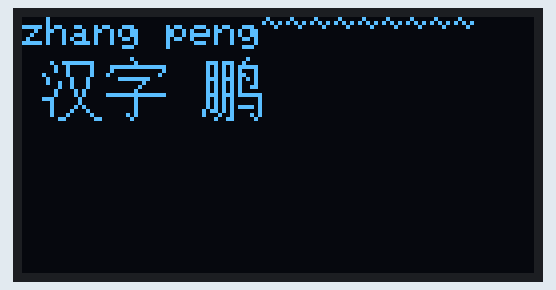
This sketch was run on a simulated Arduino Uno, built with avr-gcc and run on an emulated ATmega328P. Parts: 128×64 one-colour display. At 5.8 s the program stops and its outputs stay as they are.

Above: at 0.1 s.
At 1.51 s:
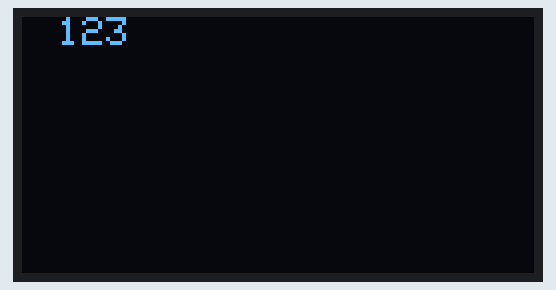
At 2.21 s:
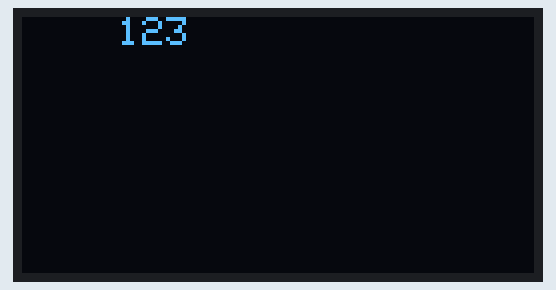
At 2.95 s:
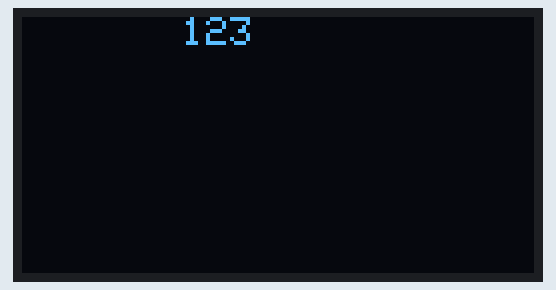
At 4.39 s:
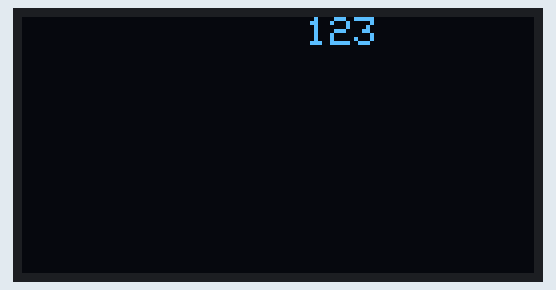
At 5.8 s:
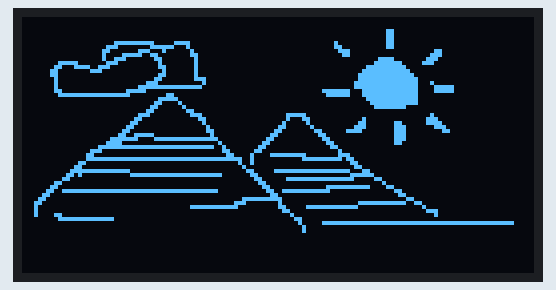

The sketch:

OLED.ino
```cpp
#include <SPI.h>
#include <Wire.h>
#include <Adafruit_GFX.h>
#include <Adafruit_SSD1306.h>

static const unsigned char PROGMEM str1[] =
{0x00,0x00,0x27,0xF8,0x12,0x08,0x12,0x08,0x82,0x08,0x41,0x10,0x49,0x10,0x09,0x10,
0x10,0xA0,0x10,0xA0,0xE0,0x40,0x20,0x40,0x20,0xA0,0x21,0x10,0x22,0x08,0x0C,0x06};/*汉*/
static const unsigned char PROGMEM str2[] =
{0x02,0x00,0x01,0x00,0x7F,0xFE,0x40,0x02,0x80,0x04,0x1F,0xE0,0x00,0x40,0x00,0x80,
0x01,0x00,0xFF,0xFE,0x01,0x00,0x01,0x00,0x01,0x00,0x01,0x00,0x05,0x00,0x02,0x00};/*"字",1*/
static const unsigned char PROGMEM str3[] =
{0x00,0x10,0x77,0x20,0x55,0x7C,0x55,0x44,0x55,0x64,0x77,0x54,0x55,0x44,0x55,0x4C,
0x55,0x40,0x77,0x7E,0x55,0x02,0x55,0x02,0x55,0x7A,0xB5,0x02,0x89,0x0A,0x13,0x04,};


static const unsigned char PROGMEM logo[] =
{
    0x00,0x00,0x00,0x00,0x00,0x00,0x00,0x00,0x00,0x00,0x00,0x00,0x00,0x00,0x00,0x00,
    0x00,0x00,0x00,0x00,0x00,0x00,0x00,0x00,0x00,0x00,0x00,0x00,0x00,0x00,0x00,0x00,
    0x00,0x00,0x00,0x00,0x00,0x00,0x00,0x00,0x00,0x00,0x00,0x00,0x00,0x00,0x00,0x00,
    0x00,0x00,0x00,0x00,0x00,0x00,0x00,0x00,0x00,0x00,0x00,0x18,0x00,0x00,0x00,0x00,
    0x00,0x00,0x00,0x00,0x00,0x00,0x00,0x00,0x00,0x00,0x00,0x18,0x00,0x00,0x00,0x00,
    0x00,0x00,0x00,0x00,0x00,0x00,0x00,0x00,0x00,0x00,0x00,0x18,0x00,0x00,0x00,0x00,
    0x00,0x00,0x01,0xFF,0x83,0xC0,0x00,0x00,0x00,0x02,0x00,0x18,0x00,0x00,0x00,0x00,
    0x00,0x00,0x07,0x00,0xFC,0x40,0x00,0x00,0x00,0x03,0x00,0x18,0x00,0x00,0x00,0x00,
    0x00,0x00,0x0C,0x07,0x10,0x20,0x00,0x00,0x00,0x01,0xC0,0x00,0x01,0x80,0x00,0x00,
    0x00,0x00,0x08,0x7C,0xC0,0x30,0x00,0x00,0x00,0x00,0xC0,0x00,0x03,0x80,0x00,0x00,
    0x00,0x00,0x09,0xC0,0x60,0x10,0x00,0x00,0x00,0x00,0x00,0x78,0x07,0x00,0x00,0x00,
    0x00,0x7C,0x07,0x00,0x20,0x10,0x00,0x00,0x00,0x00,0x00,0xFE,0x0E,0x00,0x00,0x00,
    0x00,0xC7,0x9C,0x00,0x30,0x10,0x00,0x00,0x00,0x00,0x03,0xFF,0x00,0x00,0x00,0x00,
    0x01,0x80,0x70,0x00,0x10,0x10,0x00,0x00,0x00,0x00,0x07,0xFF,0x80,0x00,0x00,0x00,
    0x01,0x80,0x00,0x00,0x30,0x10,0x00,0x00,0x00,0x00,0x0F,0xFF,0xC0,0x00,0x00,0x00,
    0x00,0x80,0x00,0x00,0x60,0x1C,0x00,0x00,0x00,0x00,0x0F,0xFF,0xE0,0x00,0x00,0x00,
    0x00,0x80,0x00,0x01,0xC0,0x04,0x00,0x00,0x00,0x00,0x1F,0xFF,0xE2,0x00,0x00,0x00,
    0x00,0x80,0x00,0x07,0xFF,0xF8,0x00,0x00,0x00,0x00,0x1F,0xFF,0xE1,0xF0,0x00,0x00,
    0x00,0xC0,0x00,0x3E,0x00,0x00,0x00,0x00,0x00,0x1F,0xC7,0xFF,0xE1,0xF0,0x00,0x00,
    0x00,0x7F,0xFF,0xE0,0x0C,0x00,0x00,0x00,0x00,0x0F,0xC7,0xFF,0xE0,0x00,0x00,0x00,
    0x00,0x00,0x00,0x00,0x3E,0x00,0x00,0x00,0x00,0x00,0x03,0xFF,0xE0,0x00,0x00,0x00,
    0x00,0x00,0x00,0x00,0x61,0x00,0x00,0x00,0x00,0x00,0x01,0xFF,0xE0,0x00,0x00,0x00,
    0x00,0x00,0x00,0x00,0xC0,0x80,0x00,0x00,0x00,0x00,0x00,0xFF,0x00,0x00,0x00,0x00,
    0x00,0x00,0x00,0x01,0x80,0x60,0x00,0x00,0x00,0x00,0x00,0x00,0x00,0x00,0x00,0x00,
    0x00,0x00,0x00,0x07,0x00,0x38,0x00,0x00,0x3E,0x00,0x00,0x00,0x02,0x00,0x00,0x00,
    0x00,0x00,0x00,0x0C,0x00,0x0C,0x00,0x00,0x23,0x00,0x04,0x00,0x07,0x00,0x00,0x00,
    0x00,0x00,0x00,0x18,0x00,0x04,0x00,0x00,0x41,0x00,0x0C,0x06,0x07,0x80,0x00,0x00,
    0x00,0x00,0x00,0x30,0x00,0x02,0x00,0x00,0xC0,0x80,0x1C,0x07,0x01,0xC0,0x00,0x00,
    0x00,0x00,0x00,0x60,0x00,0x03,0x00,0x01,0x80,0x60,0x78,0x07,0x00,0x60,0x00,0x00,
    0x00,0x00,0x00,0xCF,0x80,0x01,0x00,0x03,0x00,0x30,0x00,0x07,0x00,0x00,0x00,0x00,
    0x00,0x00,0x03,0xF8,0x7F,0xFF,0x80,0x06,0x00,0x18,0x00,0x07,0x00,0x00,0x00,0x00,
    0x00,0x00,0x07,0x80,0x00,0x00,0x40,0x0C,0x00,0x0C,0x00,0x06,0x00,0x00,0x00,0x00,
    0x00,0x00,0x1F,0xFF,0xFF,0xFF,0x20,0x18,0x00,0x06,0x00,0x00,0x00,0x00,0x00,0x00,
    0x00,0x00,0x70,0x00,0x00,0x00,0x30,0x30,0x00,0x01,0x00,0x00,0x00,0x00,0x00,0x00,
    0x00,0x00,0xC0,0x00,0x00,0x00,0x18,0x43,0xFE,0x01,0xC0,0x00,0x00,0x00,0x00,0x00,
    0x00,0x00,0xFF,0xFF,0xFF,0xFF,0xFE,0x40,0x03,0xFF,0x60,0x00,0x00,0x00,0x00,0x00,
    0x00,0x03,0x00,0x00,0x00,0x00,0x02,0x40,0x00,0x00,0x30,0x00,0x00,0x00,0x00,0x00,
    0x00,0x06,0x00,0x00,0x00,0x00,0x01,0x00,0x00,0x00,0x18,0x00,0x00,0x00,0x00,0x00,
    0x00,0x0F,0xFF,0xE0,0x00,0x00,0x00,0xC1,0xFF,0xFF,0xC6,0x00,0x00,0x00,0x00,0x00,
    0x00,0x1A,0x00,0x1F,0xFF,0xFF,0xC0,0x60,0x00,0x00,0x3F,0x00,0x00,0x00,0x00,0x00,
    0x00,0x30,0x00,0x00,0x00,0x00,0x00,0x30,0x3F,0xFF,0xE0,0xC0,0x00,0x00,0x00,0x00,
    0x00,0xC0,0x00,0x00,0x00,0x00,0x00,0x18,0x00,0x00,0x00,0x20,0x00,0x00,0x00,0x00,
    0x01,0x80,0x00,0x00,0x00,0x00,0x00,0x0C,0x00,0x0F,0xFE,0x18,0x00,0x00,0x00,0x00,
    0x03,0x3F,0xFF,0xFF,0xFF,0xFF,0x80,0x06,0x7F,0xF8,0x00,0x06,0x00,0x00,0x00,0x00,
    0x06,0x00,0x00,0x00,0x00,0x00,0x00,0x03,0x00,0x00,0x00,0x03,0x00,0x00,0x00,0x00,
    0x0C,0x00,0x00,0x00,0x00,0x00,0x01,0xFF,0x80,0x00,0x00,0x00,0xC0,0x00,0x00,0x00,
    0x18,0x00,0x00,0x00,0x00,0x00,0x07,0x00,0x80,0x00,0x0F,0xFF,0x30,0x00,0x00,0x00,
    0x10,0x00,0x00,0x00,0x00,0x3F,0xFC,0x00,0xC1,0xFF,0xF0,0x00,0x08,0x00,0x00,0x00,
    0x10,0x00,0x00,0x00,0x00,0x00,0x00,0x00,0x60,0x00,0x00,0x00,0x07,0x00,0x00,0x00,
    0x10,0xC0,0x00,0x00,0x00,0x00,0x00,0x00,0x10,0x00,0x00,0x00,0x01,0x00,0x00,0x00,
    0x00,0x7F,0xFE,0x00,0x00,0x00,0x00,0x00,0x0C,0x00,0x00,0x00,0x00,0x00,0x00,0x00,
    0x00,0x00,0x00,0x00,0x00,0x00,0x00,0x00,0x04,0x1F,0xFF,0xFF,0xFF,0xFF,0xFF,0xE0,
    0x00,0x00,0x00,0x00,0x00,0x00,0x00,0x00,0x02,0x00,0x00,0x00,0x00,0x00,0x00,0x00,
    0x00,0x00,0x00,0x00,0x00,0x00,0x00,0x00,0x02,0x00,0x00,0x00,0x00,0x00,0x00,0x00,
    0x00,0x00,0x00,0x00,0x00,0x00,0x00,0x00,0x00,0x00,0x00,0x00,0x00,0x00,0x00,0x00,
    0x00,0x00,0x00,0x00,0x00,0x00,0x00,0x00,0x00,0x00,0x00,0x00,0x00,0x00,0x00,0x00,
    0x00,0x00,0x00,0x00,0x00,0x00,0x00,0x00,0x00,0x00,0x00,0x00,0x00,0x00,0x00,0x00,
    0x00,0x00,0x00,0x00,0x00,0x00,0x00,0x00,0x00,0x00,0x00,0x00,0x00,0x00,0x00,0x00,
    0x00,0x00,0x00,0x00,0x00,0x00,0x00,0x00,0x00,0x00,0x00,0x00,0x00,0x00,0x00,0x00,
    0x00,0x00,0x00,0x00,0x00,0x00,0x00,0x00,0x00,0x00,0x00,0x00,0x00,0x00,0x00,0x00,
    0x00,0x00,0x00,0x00,0x00,0x00,0x00,0x00,0x00,0x00,0x00,0x00,0x00,0x00,0x00,0x00,
    0x00,0x00,0x00,0x00,0x00,0x00,0x00,0x00,0x00,0x00,0x00,0x00,0x00,0x00,0x00,0x00,
    0x00,0x00,0x00,0x00,0x00,0x00,0x00,0x00,0x00,0x00,0x00,0x00,0x00,0x00,0x00,0x00,
    0x00,0x00,0x00,0x00,0x00,0x00,0x00,0x00,0x00,0x00,0x00,0x00,0x00,0x00,0x00,0x00
};


Adafruit_SSD1306 display = Adafruit_SSD1306(128, 64, &Wire);

void setup() {
   // SSD1306_SWITCHCAPVCC = generate display voltage from 3.3V internally
  display.begin(SSD1306_SWITCHCAPVCC, 0x3C);
  display.setTextColor(SSD1306_WHITE); //开启像素点发光
  display.clearDisplay();  //清理缓冲区


  display.setTextSize(1); //文字尺寸
  display.setCursor(0,0);//定位坐标x，y
  display.println("zhang peng~~~~~~~~~");

  display.drawBitmap(5, 10, str1, 16, 16,1);
  display.drawBitmap(21, 10, str2, 16, 16,1);
  display.drawBitmap(45, 10, str3, 16, 16,1);
  display.display(); //显示缓冲区
  delay(1000);

}

void loop()
{
  display.clearDisplay();  //清理缓冲区
  for(int i=0;i<100;i++)
  {
    display.setCursor(i,0);
    display.println("123");
    display.display(); //显示缓冲区
    delay(20);
    display.clearDisplay();  //清理缓冲区
  }
  while(1)
  {
    display.drawBitmap(0, 0, logo, 128, 64,1);
    display.display(); //显示缓冲区
  }


}
```
